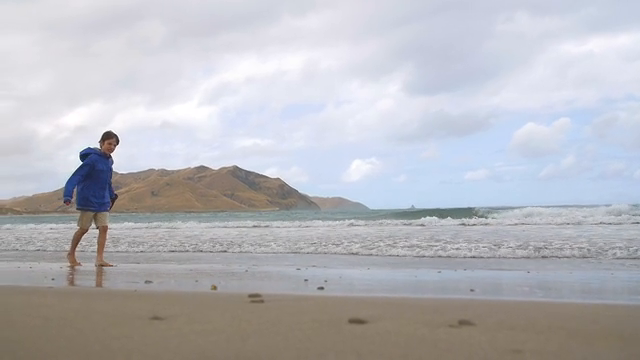
#> input picture frame 40 of tracking-python/videos/boy-walking.mp4, 640 x 360 px, given in place of the camera
$ python fastframeratewebcam.py
#> lines starting #> are read from the running program, lines starting #| are printed output that depends on the picture; after the words box and inside, x2 and y2 are one past the last pixel; in counts of white or black regions, pixels touching at a corner belong together
### tracking-python/utils/fps2.py
'''
Created on Sep 9, 2017

@author: inayat (inayatkh@gmail.com)
'''

import datetime

class FPS2(object):
    '''
     FPS2 class is used to calculate the frames per second time
    '''


    def __init__(self):
        '''
        store the start time, end time, and total number of frames
        that were examined between the start and end intervals
        '''
        self._start = None
        self._end = None
        self._numFrames = 0

    def start(self):
        '''
            start the timer
        '''

        self._start = datetime.datetime.now()
        return self

    def stop(self):
        '''
         stop the timer
        '''

        self._end = datetime.datetime.now()

    def update(self):
        '''
         increment the total number of frames examined during the
         start and end intervals
        '''
        self._end = datetime.datetime.now()
        # the above is the change in my version of FPS
        # from the andrian imutils package
        # the imutils fps gives an error NoneType when
        # fps.fps() is called with in the loop for getting current FPS
        self._numFrames += 1

    def elapsed(self):
        '''
         return the total number of seconds between the start and
         end interval
        '''
        return (self._end - self._start).total_seconds()

    def fps(self):
        '''
         compute the (approximate) frames per second
        '''
        return self._numFrames / self.elapsed()


### tracking-python/fastframeratewebcam.py
# import the required  packages
from imutils.video import WebcamVideoStream
#from imutils.video import FPS
import numpy as np
import argparse
import imutils
import time
import cv2

from utils.fps2 import FPS2


if __name__ == '__main__':


    print("[info] starting to read a webcam ...")
    capWebCam = WebcamVideoStream(0).start()
    time.sleep(1.0)

    # start the frame per second  (FPS) counter
    fps = FPS2().start()


    # loop over the frames obtained from the webcam
    while True:
        # grab each frame from the threaded  stream,
        # resize
        # it, and convert it to grayscale (while still retaining 3
        # channels)
        frame1 = capWebCam.read()
#> frame1 is the input picture: shape (360, 640, 3); mean B, G, R 188.8, 183.4, 183.1
        frame = cv2.flip(frame1,1)
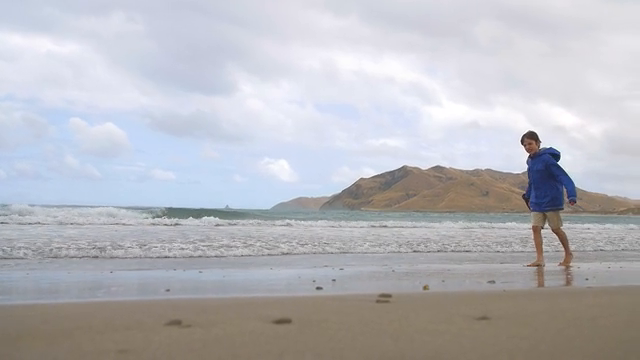
#> frame: shape (360, 640, 3); mean B, G, R 188.8, 183.4, 183.1
        #frame = imutils.resize(frame, width=450)
        #frame = cv2.cvtColor(frame, cv2.COLOR_BGR2GRAY)
        #frame = np.dstack([frame, frame, frame])

        # display the size of the queue on the frame
        #cv2.putText(frame, "Queue Size: {}".format(fvs.Q.qsize()),
        #            (10, 30), cv2.FONT_HERSHEY_SIMPLEX, 0.6, (0, 255, 0), 2)


        fps.update()
        cv2.putText(frame, "FPS: {:.2f}".format(fps.fps()),
                    (10, 50), cv2.FONT_HERSHEY_SIMPLEX, 0.6, (0, 255, 0), 2)
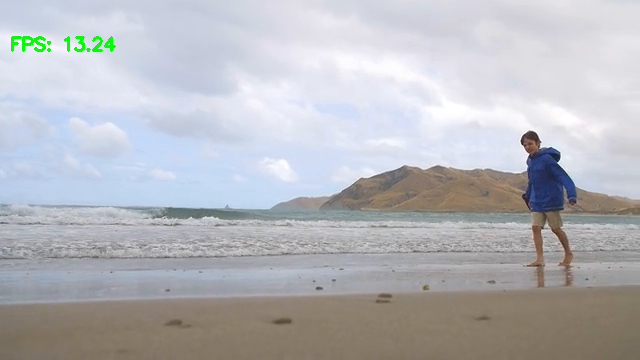
#> frame: shape (360, 640, 3); 0.29% of pixels changed, all inside (x1, y1, x2, y2) = (11, 36, 116, 52)


        # show the frame and update the FPS counter
        cv2.imshow("Face Tracking", frame)

        k = cv2.waitKey(10) & 0xff
#> (key Esc is pressed here)
        if k == 27:
            break


    # stop the timer and display FPS information
    fps.stop()
    print("[INFO] elasped time: {:.2f}".format(fps.elapsed()))
    print("[INFO] approx. FPS: {:.2f}".format(fps.fps()))

    # do a bit of cleanup
    cv2.destroyAllWindows()
    capWebCam.stop()

$ run again, starting later in the video
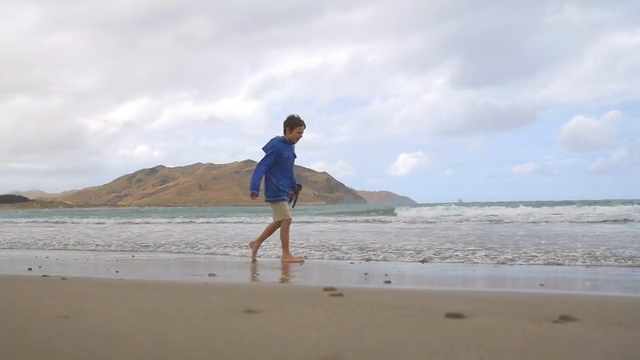
#> input picture frame 183 of tracking-python/videos/boy-walking.mp4, 640 x 360 px, given in place of the camera
#> frame1 is the input picture: shape (360, 640, 3); mean B, G, R 185.2, 181.1, 182.1
#> `frame = cv2.flip(frame1,1)`:
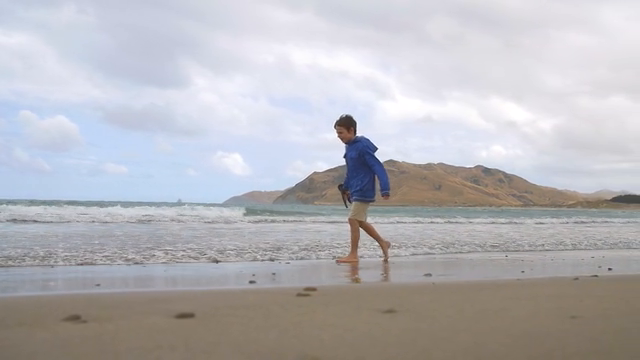
#> frame: shape (360, 640, 3); mean B, G, R 185.2, 181.1, 182.1
#> `cv2.putText(frame, "FPS: {:.2f}".format(fps.fps()), (10, 50), cv2.FONT..`:
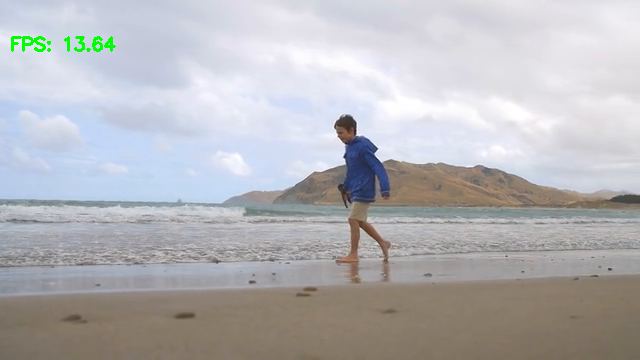
#> frame: shape (360, 640, 3); 0.29% of pixels changed, all inside (x1, y1, x2, y2) = (11, 36, 116, 52)

$ run again, starting later in the video
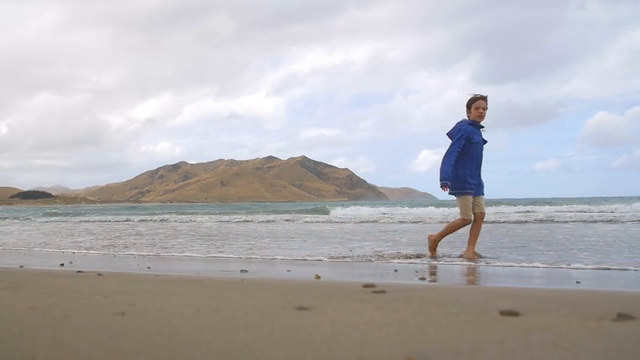
#> input picture frame 326 of tracking-python/videos/boy-walking.mp4, 640 x 360 px, given in place of the camera
#> frame1 is the input picture: shape (360, 640, 3); mean B, G, R 181.4, 178.3, 179.9
#> `frame = cv2.flip(frame1,1)`:
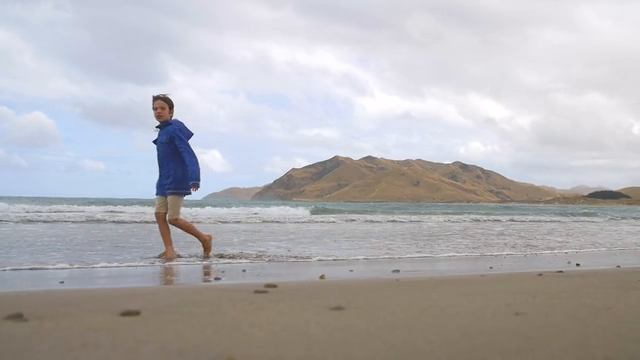
#> frame: shape (360, 640, 3); mean B, G, R 181.4, 178.3, 179.9
#> `cv2.putText(frame, "FPS: {:.2f}".format(fps.fps()), (10, 50), cv2.FONT..`:
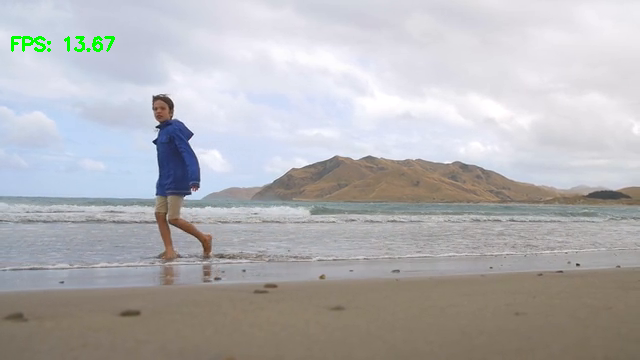
#> frame: shape (360, 640, 3); 0.29% of pixels changed, all inside (x1, y1, x2, y2) = (11, 36, 115, 52)
